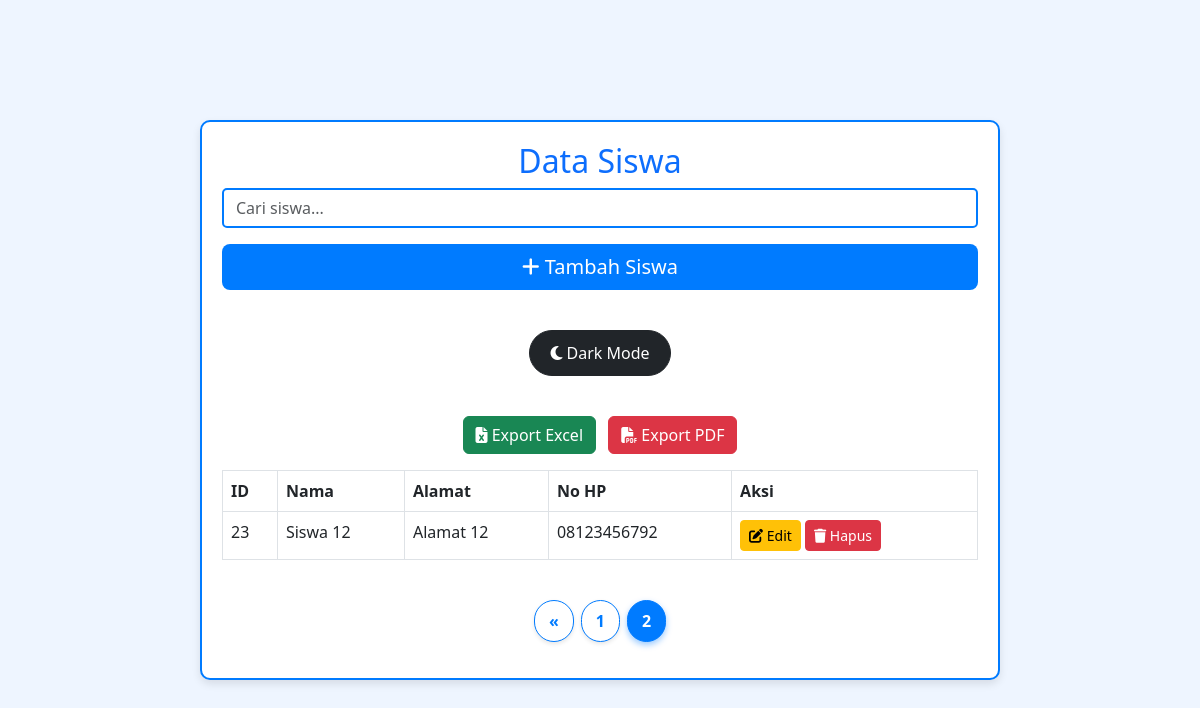
Screenshot of /index.php/siswa/index/10 with the database file from the repository.
### tables this page shows
CREATE TABLE `siswa` (
  `id` int(11) NOT NULL,
  `nama` varchar(100) NOT NULL,
  `alamat` text NOT NULL,
  `no_hp` varchar(15) NOT NULL
);

### index.php (called while the page is built, shortened)
<?php
require_once BASEPATH.'core/CodeIgniter.php';

### application/models/Siswa_model.php (called while the page is built, shortened)
<?php
class Siswa_model extends CI_Model {
    public function get_siswa_pagination($limit, $start)
{
    $this->db->limit($limit, $start);
    $query = $this->db->get('siswa');
    return ($query->num_rows() > 0) ? $query->result_array() : [];
}
}

### application/views/siswa_view.php (the view, shortened to what this page needs)
<!DOCTYPE html>
<html lang="id">
<head>
    <link rel="stylesheet" href="https://cdn.jsdelivr.net/npm/bootstrap@5.3.0/dist/css/bootstrap.min.css">
    <link rel="stylesheet" href="https://cdnjs.cloudflare.com/ajax/libs/font-awesome/6.4.0/css/all.min.css">
</head>
<body>
<div class="container">
    <h2 class="text-center text-primary">Data Siswa</h2>
    <div class="row mb-3">
        <div class="col-12">
            <input type="text" id="searchInput" class="form-control mb-3" placeholder="Cari siswa...">
            <button id="btnTambah" class="btn btn-primary btn-lg w-100">
                <i class="fa fa-plus"></i> Tambah Siswa
            </button>
        </div>
    </div>
<button id="toggleDarkMode" class="btn btn-dark">
    <i class="fa fa-moon"></i> Dark Mode
</button>
    <div class="row mb-3">
        <div class="col-12 col-md-6 mx-auto text-center">
            <button id="exportExcel" class="btn btn-success me-2">
                <i class="fa fa-file-excel"></i> Export Excel
            </button>
            <button id="exportPDF" class="btn btn-danger">
                <i class="fa fa-file-pdf"></i> Export PDF
            </button>
        </div>
    </div>
<div id="dataTableWrapper" class="table-responsive d-none">
    <table id="dataTable" class="table table-bordered table-hover">
        <thead>
            <tr>
                <th>ID</th>
                <th>Nama</th>
                <th>Alamat</th>
                <th>No HP</th>
                <th>Aksi</th>
            </tr>
        </thead>
        <tbody>
            <?php foreach ($siswa as $row): ?>
                <tr>
                    <td><?= $row['id']; ?></td>
                    <td><?= $row['nama']; ?></td>
                    <td><?= $row['alamat']; ?></td>
                    <td><?= $row['no_hp']; ?></td>
                    <td>
                        <button class="btn btn-warning btn-sm editBtn"
                            data-id="<?= $row['id']; ?>"
                            data-nama="<?= $row['nama']; ?>"
                            data-alamat="<?= $row['alamat']; ?>"
                            data-nohp="<?= $row['no_hp']; ?>">
                            <i class="fa fa-edit"></i> Edit
                        </button>
                        <button class="btn btn-danger btn-sm deleteBtn"
                            data-href="<?= site_url('siswa/hapus/'.$row['id']); ?>">
                            <i class="fa fa-trash"></i> Hapus
                        </button>
                    </td>
                </tr>
            <?php endforeach; ?>
        </tbody>
    </table>
</div>
<div class="row mt-4">
    <div class="col-12 d-flex justify-content-center">
        <?= $pagination; ?>
    </div>
</div>
</body>
</html>

### application/views/siswa_view.php (style rules this page uses)
body { background-color: #eef5ff; color: #000; transition: background 0.3s, color 0.3s; display: flex; justify-content: center; align-items: center; min-height: 100vh; margin: 0; padding: 20px; }
.container { background: white; padding: 20px; border-radius: 10px; box-shadow: 0 4px 8px rgba(0, 0, 0, 0.1); border: 2px solid #007bff; transition: border-color 0.3s ease, box-shadow 0.3s ease; width: 100%; max-width: 800px; }
.btn-primary { background-color: #007bff; border: none; }
th { background: #007bff; color: white; }
#toggleDarkMode { display: block; margin: 40px auto; padding: 10px 20px; font-size: 16px; border-radius: 25px; transition: all 0.3s ease; }
.form-control { border: 2px solid #007bff; border-radius: 5px; transition: border-color 0.3s ease, box-shadow 0.3s ease; }
.pagination .page-item .page-link { color: #007bff; font-weight: bold; padding: 8px 14px; border-radius: 50px; border: 1px solid #007bff; transition: all 0.3s ease-in-out; box-shadow: 0px 2px 4px rgba(0, 0, 0, 0.1); }

### rows the page displays
siswa: id "23", nama "Siswa 12", alamat "Alamat 12", no_hp "08123456792"

### other values shown
$pagination "« 1 2"
